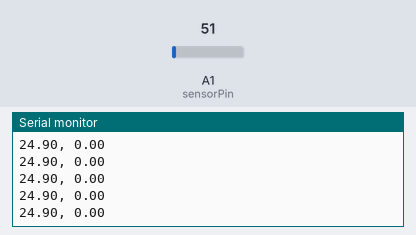
Bench run of a sketch on a simulated Arduino Uno, built with avr-gcc and run on an emulated ATmega328P. On the bench: the last lines printed to the serial monitor. Inputs (shaded band) come from the test bench; at power-on: A1 (sensorPin) = 51.

Above: at 1.2 s.
1.3 s: A1 (sensorPin) set to 61
At 1.66 s:
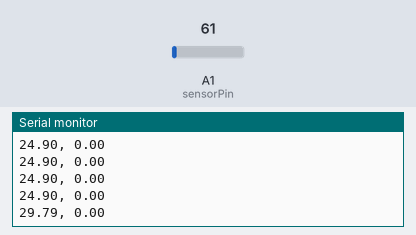
2.8 s: A1 (sensorPin) set to 71
At 2.87 s:
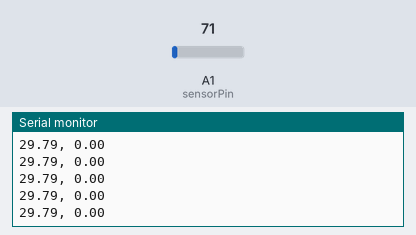
Timing chart, 0 to 5.8 s (numbered marks = the images above; inputs shaded):
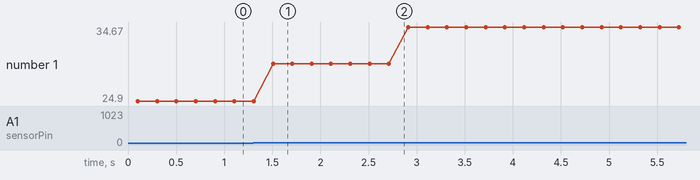

The sketch:

NTC_Calibration.ino
```cpp
#include <Kalman.h>

/*
 * Rui Santos
 * Complete Project Details https://RandomNerdTutorials.com
 */

const int sensorPin = A1;
float sensorValue;
float sensorValue2;
float voltageOut;

float temperatureC;
float temperatureF;

// uncomment if using LM335
//float temperatureK;

void setup() {
  pinMode(sensorPin, INPUT);
  Serial.begin(9600);
}

void loop() {
  sensorValue = analogRead(sensorPin);
  delay(50);
  //sensorValue2 = analogRead(A3);
  delay(50);

  voltageOut = (sensorValue * 5000) / 1024;

  // calculate temperature for LM35 (LM35DZ)
  temperatureC = voltageOut / 10;
  //temperatureF = (temperatureC * 1.8) + 32;

  // calculate temperature for LM335
  //temperatureK = voltageOut / 10;
  //temperatureC = temperatureK - 273;
  //temperatureF = (temperatureC * 1.8) + 32;

  // calculate temperature for LM34
  //temperatureF = voltageOut / 10;
  //temperatureC = (temperatureF - 32.0)*(5.0/9.0);

  // Serial.print("Temperature(ºC): ");
  Serial.print(temperatureC);
  Serial.print(", ");
  Serial.print(sensorValue2);
  Serial.println();
  // Serial.print("  Temperature(ºF): ");
  // Serial.print(temperatureF);
  // Serial.print("  Voltage(mV): ");
  // Serial.println(voltageOut);
  delay(100);
}
```

Measured:
- after the input at 1.3 s, the serial monitor: prints a new line after 0.21 s (image 1)
- plotted number 1: 24.9 → 29.79 after the input at 1.3 s, 29.79 → 34.67 after the input at 2.8 s
